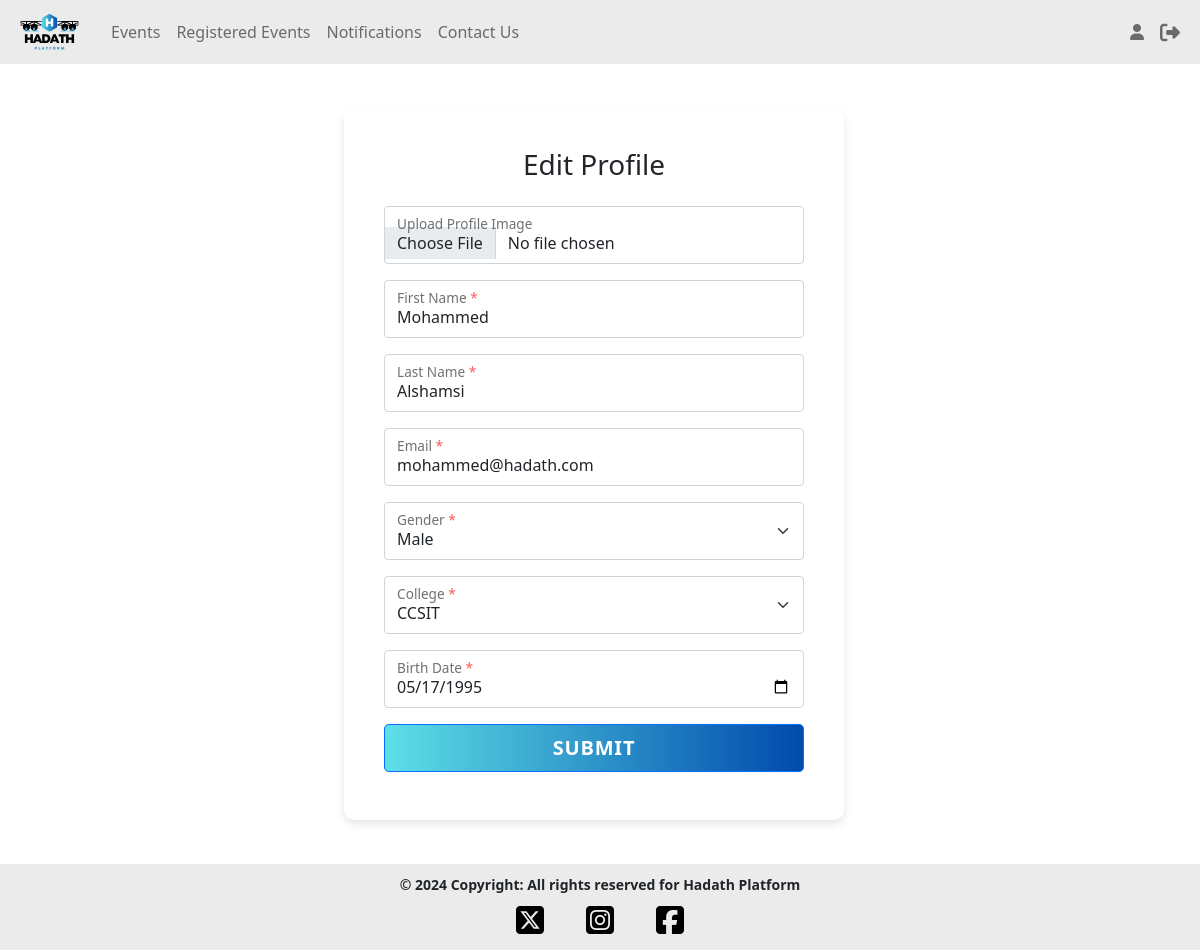
The app's page /attendeeOrganizerEditProfilePage.php (signed in) with its own data.
### tables this page shows
CREATE TABLE `attendee` (
  `attendeeID` int(10) NOT NULL,
  `firstName` varchar(255) NOT NULL,
  `lastName` varchar(255) NOT NULL,
  `email` varchar(255) NOT NULL,
  `password` varchar(255) NOT NULL,
  `gender` enum('M','F') NOT NULL,
  `college` enum('CCSIT','CBA','COE','ARCH','MED') NOT NULL,
  `attendeeImage` varchar(255) DEFAULT NULL,
  `birthDate` date NOT NULL
);

### attendeeOrganizerEditProfilePage.php (the view, shortened to what this page needs)
<!DOCTYPE html>
<html lang="en">
<head>
    <?php
    include_once 'include/metaData.php';
    ?>
<?php
require 'include/connection.php';
if (empty($_SESSION['organizerID']) && empty($_SESSION['attendeeID'])) {
    require_once 'include/accessDenied.php';
    exit;
} else {
    include_once 'include/navigationBar.php';
    $first_name = $last_name = $email = $gender = $college = $birthDate = $profile_image = '';
    $college_options = ['CCSIT', 'CBA', 'COE', 'ARCH', 'MED'];
    $gender_options = ['M' => 'Male', 'F' => 'Female'];
    $error_messages = [];
    if (!empty($_SESSION['organizerID'])) {
        $organizerID = $_SESSION['organizerID'][0];
        $sql = "SELECT organizerName, email, college, organizerImage FROM organizer WHERE organizerID = '$organizerID'";
        $result = mysqli_query($conn, $sql);
        if ($result->num_rows > 0) {
            $row = $result->fetch_assoc();
            $first_name = $row["organizerName"];
            $email = $row["email"];
            $college = $row["college"];
            $profile_image = $row["organizerImage"];
        }
    } elseif (!empty($_SESSION['attendeeID'])) {
        $attendeeID = $_SESSION['attendeeID'][0];
        $sql = "SELECT firstName, lastName, email, gender, college, attendeeImage, birthDate FROM attendee WHERE attendeeID = '$attendeeID'";
        $result = mysqli_query($conn, $sql);
        if ($result->num_rows > 0) {
            $row = $result->fetch_assoc();
            $first_name = $row["firstName"];
            $last_name = $row["lastName"];
            $email = $row["email"];
            $gender = $row["gender"];
            $college = $row["college"];
            $birthDate = $row["birthDate"];
        }
    }
}
?>
</head>
<body>
    <div class="container-fluid ps-md-0 form-container">
        <div class="form-content">
            <h3 class="login-heading mb-4 text-center">Edit Profile</h3>
            <form name="editProfile" action="functions/attendeeOrganizerEditProfileValidation.php" method="POST" enctype="multipart/form-data" onsubmit="return validateForm()">
                <div class="form-floating mb-3">
                    <input type="file" class="form-control" id="profileImage" name="profileImage" accept="image/*">
                    <label for="profileImage">Upload Profile Image</label>
                </div>
                <?php if (!empty($_SESSION['organizerID'])) { ?>
                    <div class="form-floating mb-3">
                        <input type="text" class="form-control" id="organizerName" name="organizerName" placeholder="Organizer Name" value="<?php echo $first_name; ?>" required>
                        <label for="organizerName">Organizer Name<span style="color: red;"> *</span></label>
                        <?php if (isset($error_messages['organizerName'])) { ?>
                            <p class="error-message"><?php echo $error_messages['organizerName']; ?></p>
                        <?php } ?>
                    </div>
                <?php } else { ?>
                    <div class="form-floating mb-3">
                        <input type="text" class="form-control" id="firstName" name="firstName" placeholder="First Name" value="<?php echo $first_name; ?>" required>
                        <label for="firstName">First Name<span style="color: red;"> *</span></label>
                    </div>
                    <div class="form-floating mb-3">
                        <input type="text" class="form-control" id="lastName" name="lastName" placeholder="Last Name" value="<?php echo $last_name; ?>" required>
                        <label for="lastName">Last Name<span style="color: red;"> *</span></label>
                    </div>
                <?php } ?>
                <div class="form-floating mb-3">
                    <input type="email" class="form-control" id="email" name="email" placeholder="Email" value="<?php echo $email; ?>" required>
                    <label for="email">Email<span style="color: red;"> *</span></label>
                </div>
                <?php if (!empty($_SESSION['attendeeID'])) { ?>
                    <div class="form-floating mb-3">
                        <select class="form-select" id="gender" name="gender" required>
                            <?php
                            foreach ($gender_options as $key => $value) {
                                echo "<option value='$key'" . ($gender === $key ? " selected" : "") . ">$value</option>";
                            }
                            ?>
                        </select>
                        <label for="gender">Gender<span style="color: red;"> *</span></label>
                    </div>
                <?php } ?>
                <div class="form-floating mb-3">
                    <select class="form-select" id="college" name="college" required>
                        <?php
                        foreach ($college_options as $option) {
                            echo "<option value='$option'" . ($college === $option ? " selected" : "") . ">$option</option>";
                        }
                        ?>
                    </select>
                    <label for="college">College<span style="color: red;"> *</span></label>
                </div>
                <?php if (!empty($_SESSION['attendeeID'])) { ?>
                    <div class="form-floating mb-3">
                        <input type="date" class="form-control" id="birthDate" name="birthDate" value="<?php echo $birthDate; ?>" required>
                        <label for="birthDate">Birth Date<span style="color: red;"> *</span></label>
                    </div>
                <?php } ?>
                <div class="d-grid">
                    <button class="btn btn-lg btn-primary btn-login text-uppercase fw-bold mb-2" type="submit" id="btn">Submit</button>
                </div>
            </form>
        </div>
    </div>
    <?php include_once 'include/footer.php'; ?>
</body>
</html>

### styles.css (style rules this page uses)
.login-heading { font-weight: 300; }
.btn-login { font-size: 0.9rem; letter-spacing: 0.05rem; padding: 0.75rem 1rem; background-image: linear-gradient(to right, #5de0e6, #004aad); border: none; color: white; transition: background-image 0.3s ease-in-out; }
* { margin: 0; padding: 0; box-sizing: border-box; }

### attendeeOrganizerEditProfilePage.php (style rules this page uses)
.form-container { display: flex; justify-content: center; align-items: center; height: 100vh; }
.form-content { background-color: white; border-radius: 10px; box-shadow: 0 4px 8px rgba(0, 0, 0, 0.1); padding: 40px; max-width: 500px; width: 100%; }

### records on screen
attendee: firstName "Mohammed", lastName "Alshamsi", email "mohammed@hadath.com", gender "Male", college "CCSIT", birthDate "05/17/1995"
